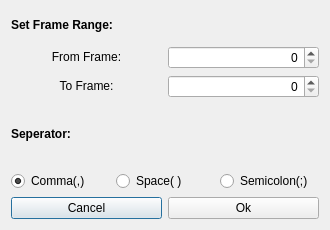
<?xml version="1.0" encoding="UTF-8"?>
<ui version="4.0">
 <class>ExportCloudCSV</class>
 <widget class="QDialog" name="ExportCloudCSV">
  <property name="geometry">
   <rect>
    <x>0</x>
    <y>0</y>
    <width>330</width>
    <height>230</height>
   </rect>
  </property>
  <property name="minimumSize">
   <size>
    <width>330</width>
    <height>230</height>
   </size>
  </property>
  <property name="maximumSize">
   <size>
    <width>330</width>
    <height>230</height>
   </size>
  </property>
  <property name="windowTitle">
   <string>Export Cloud CSV Format</string>
  </property>
  <property name="windowIcon">
   <iconset resource="resource.qrc">
    <normaloff>:/res/resource/Crabs3D/logo/crabs_3d.png</normaloff>:/res/resource/Crabs3D/logo/crabs_3d.png</iconset>
  </property>
  <layout class="QVBoxLayout" name="verticalLayout_5">
   <item>
    <layout class="QVBoxLayout" name="verticalLayout_4">
     <item>
      <layout class="QVBoxLayout" name="verticalLayout_3">
       <item>
        <layout class="QVBoxLayout" name="verticalLayout">
         <item>
          <widget class="QLabel" name="SetFrameRange">
           <property name="text">
            <string>&lt;html&gt;&lt;head/&gt;&lt;body&gt;&lt;p&gt;&lt;span style=&quot; font-weight:600;&quot;&gt;Set Frame Range:&lt;/span&gt;&lt;/p&gt;&lt;/body&gt;&lt;/html&gt;</string>
           </property>
          </widget>
         </item>
         <item>
          <layout class="QHBoxLayout" name="horizontalLayout_2">
           <item>
            <widget class="QLabel" name="fromFrameLabel">
             <property name="text">
              <string>&lt;html&gt;&lt;head/&gt;&lt;body&gt;&lt;p&gt;From Frame:&lt;/p&gt;&lt;/body&gt;&lt;/html&gt;</string>
             </property>
             <property name="alignment">
              <set>Qt::AlignCenter</set>
             </property>
            </widget>
           </item>
           <item>
            <widget class="QSpinBox" name="fromFrame">
             <property name="alignment">
              <set>Qt::AlignRight|Qt::AlignTrailing|Qt::AlignVCenter</set>
             </property>
             <property name="correctionMode">
              <enum>QAbstractSpinBox::CorrectToNearestValue</enum>
             </property>
             <property name="maximum">
              <number>1000000</number>
             </property>
            </widget>
           </item>
          </layout>
         </item>
         <item>
          <layout class="QHBoxLayout" name="horizontalLayout_3">
           <item>
            <widget class="QLabel" name="toFrameLabel">
             <property name="text">
              <string>&lt;html&gt;&lt;head/&gt;&lt;body&gt;&lt;p&gt;To Frame:&lt;/p&gt;&lt;/body&gt;&lt;/html&gt;</string>
             </property>
             <property name="alignment">
              <set>Qt::AlignCenter</set>
             </property>
            </widget>
           </item>
           <item>
            <widget class="QSpinBox" name="toFrame">
             <property name="alignment">
              <set>Qt::AlignRight|Qt::AlignTrailing|Qt::AlignVCenter</set>
             </property>
             <property name="correctionMode">
              <enum>QAbstractSpinBox::CorrectToPreviousValue</enum>
             </property>
             <property name="maximum">
              <number>1000000</number>
             </property>
            </widget>
           </item>
          </layout>
         </item>
        </layout>
       </item>
       <item>
        <layout class="QVBoxLayout" name="verticalLayout_2">
         <item>
          <widget class="QLabel" name="label">
           <property name="text">
            <string>&lt;html&gt;&lt;head/&gt;&lt;body&gt;&lt;p&gt;&lt;span style=&quot; font-weight:600;&quot;&gt;Seperator:&lt;/span&gt;&lt;/p&gt;&lt;/body&gt;&lt;/html&gt;</string>
           </property>
          </widget>
         </item>
         <item>
          <layout class="QHBoxLayout" name="horizontalLayout_4">
           <item>
            <widget class="QRadioButton" name="comma">
             <property name="text">
              <string>Comma(,)</string>
             </property>
             <property name="checked">
              <bool>true</bool>
             </property>
            </widget>
           </item>
           <item>
            <widget class="QRadioButton" name="space">
             <property name="layoutDirection">
              <enum>Qt::LeftToRight</enum>
             </property>
             <property name="text">
              <string>Space( )</string>
             </property>
            </widget>
           </item>
           <item>
            <widget class="QRadioButton" name="semicolon">
             <property name="text">
              <string>Semicolon(;)</string>
             </property>
            </widget>
           </item>
          </layout>
         </item>
        </layout>
       </item>
      </layout>
     </item>
     <item>
      <layout class="QHBoxLayout" name="horizontalLayout">
       <item>
        <widget class="QPushButton" name="Cancel">
         <property name="text">
          <string>Cancel</string>
         </property>
        </widget>
       </item>
       <item>
        <widget class="QPushButton" name="Ok">
         <property name="text">
          <string>Ok</string>
         </property>
        </widget>
       </item>
      </layout>
     </item>
    </layout>
   </item>
  </layout>
 </widget>
 <tabstops>
  <tabstop>fromFrame</tabstop>
  <tabstop>toFrame</tabstop>
  <tabstop>comma</tabstop>
  <tabstop>space</tabstop>
  <tabstop>semicolon</tabstop>
  <tabstop>Ok</tabstop>
  <tabstop>Cancel</tabstop>
 </tabstops>
 <resources>
  <include location="resource.qrc"/>
 </resources>
 <connections/>
</ui>
